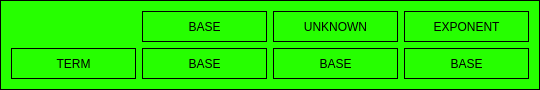
<?xml version="1.0" encoding="UTF-8"?>
<ui version="4.0">
 <class>Form</class>
 <widget class="QWidget" name="Form">
  <property name="geometry">
   <rect>
    <x>0</x>
    <y>0</y>
    <width>540</width>
    <height>90</height>
   </rect>
  </property>
  <property name="sizePolicy">
   <sizepolicy hsizetype="Fixed" vsizetype="Fixed">
    <horstretch>0</horstretch>
    <verstretch>0</verstretch>
   </sizepolicy>
  </property>
  <property name="minimumSize">
   <size>
    <width>540</width>
    <height>90</height>
   </size>
  </property>
  <property name="maximumSize">
   <size>
    <width>540</width>
    <height>90</height>
   </size>
  </property>
  <property name="windowTitle">
   <string>Form</string>
  </property>
  <property name="styleSheet">
   <string notr="true">background-color: rgb(38, 255, 0);
border: 1px solid black;</string>
  </property>
  <layout class="QGridLayout" name="gridLayout">
   <item row="0" column="1">
    <widget class="QLabel" name="lbl_x1">
     <property name="styleSheet">
      <string notr="true">font: 12pt &quot;Britannic Bold&quot;;</string>
     </property>
     <property name="text">
      <string>BASE</string>
     </property>
     <property name="alignment">
      <set>Qt::AlignCenter</set>
     </property>
    </widget>
   </item>
   <item row="0" column="2">
    <widget class="QLabel" name="lbl_x2">
     <property name="styleSheet">
      <string notr="true">font: 12pt &quot;Britannic Bold&quot;;</string>
     </property>
     <property name="text">
      <string>UNKNOWN</string>
     </property>
     <property name="alignment">
      <set>Qt::AlignCenter</set>
     </property>
    </widget>
   </item>
   <item row="0" column="3">
    <widget class="QLabel" name="lbl_x3">
     <property name="styleSheet">
      <string notr="true">font: 12pt &quot;Britannic Bold&quot;;</string>
     </property>
     <property name="text">
      <string>EXPONENT</string>
     </property>
     <property name="alignment">
      <set>Qt::AlignCenter</set>
     </property>
    </widget>
   </item>
   <item row="1" column="0">
    <widget class="QLabel" name="lbl_term">
     <property name="styleSheet">
      <string notr="true">font: 12pt &quot;Britannic Bold&quot;;</string>
     </property>
     <property name="text">
      <string>TERM</string>
     </property>
     <property name="alignment">
      <set>Qt::AlignCenter</set>
     </property>
    </widget>
   </item>
   <item row="1" column="1">
    <widget class="QLabel" name="lbl_base">
     <property name="text">
      <string>BASE</string>
     </property>
     <property name="alignment">
      <set>Qt::AlignCenter</set>
     </property>
    </widget>
   </item>
   <item row="1" column="2">
    <widget class="QLabel" name="lbl_unknown">
     <property name="text">
      <string>BASE</string>
     </property>
     <property name="alignment">
      <set>Qt::AlignCenter</set>
     </property>
    </widget>
   </item>
   <item row="1" column="3">
    <widget class="QLabel" name="lbl_exponent">
     <property name="text">
      <string>BASE</string>
     </property>
     <property name="alignment">
      <set>Qt::AlignCenter</set>
     </property>
    </widget>
   </item>
  </layout>
 </widget>
 <resources/>
 <connections/>
</ui>
